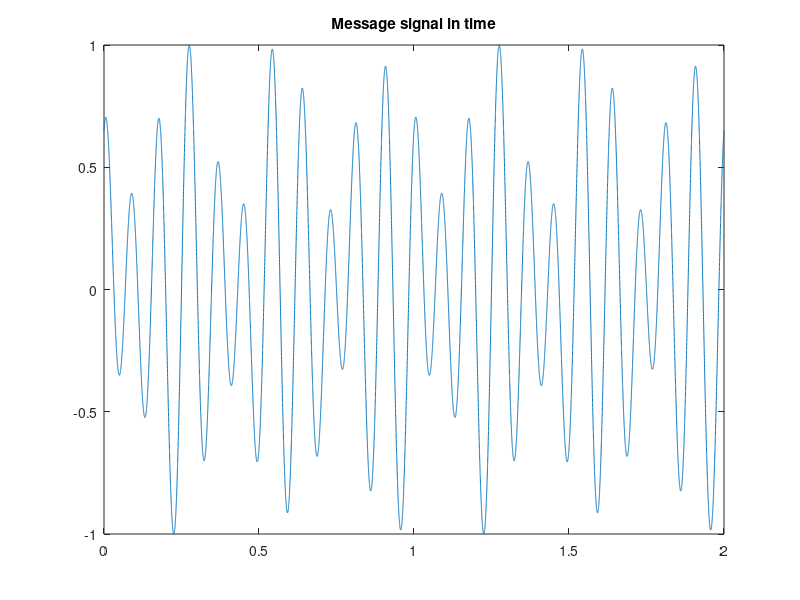
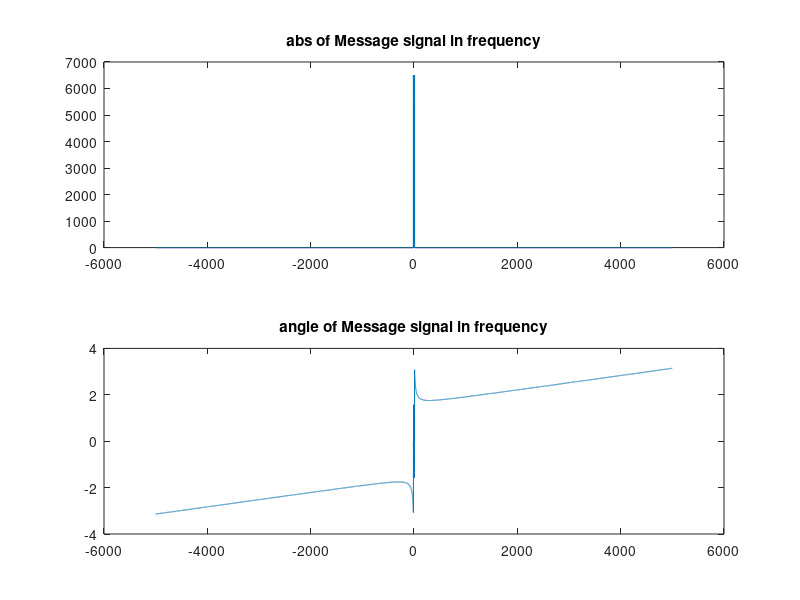

These charts were generated, in order, by the following MATLAB code: (Note: this script raises an error after producing the figures.)
clc;clear;close all
%% Am Q1
load("Signal.mat",'x_normal');
xt=x_normal;
fs=10000;
t=0:1/fs:2;
figure;
plot(t,xt);
title('Message signal in time');

%% Q2
L=length(xt);
Xf=fftshift(fft(xt));
f=-fs/2:fs/L:fs/2-1/L;
figure;
subplot(2,1,1);
plot(f,abs(Xf));
title('abs of Message signal in frequency');
subplot(2,1,2);
plot(f,angle(Xf));
title('angle of Message signal in frequency');

%% Q3
Ac=1;
fc=200;
mu=input('enter the modulation index: ');
    if mu>1
      disp('error')
    else
      xct=Ac.*cos(2*pi*fc*t).*(1+mu.*xt);
      figure; 
      plot(t,xct); 
      title('Transmitted signal in time');

      Lc=length(xct);
      Xcf=fftshift(fft(xct,Lc))/Lc;
      figure;
      subplot(2,1,1);
      plot(f,abs(Xcf));
      title('abs of Transmitted signal in frequency');

      subplot(2,1,2);
      plot(f,angle(Xcf));
      title('angle of Transmitted signal in frequency');

    end
    
%% Q4

%xfn=hilbert(Xcf);
%xtn=ifft(ifftshift(xfn));
xtn=demodelating(Xcf,fs,Ac,mu);
figure
plot(t,real(xtn));
title('demodulate signal');
% hold on
% plot(t,xt,'-.');

err1=immse(xtn,xt);

%% demodelator function
function [xm]= demodelating(Xcf, fs,Ac,mu)
L=length(Xcf);
f=-fs/2:fs/L:fs/2-fs/L;
xct=ifft(ifftshift(Xcf))*L;
Xcff = Xcf;
Xcff(f>0)=-1i.*Xcf(f>0);
Xcff(f<0)=1i.*Xcf(f<0);
xctt=ifft(ifftshift(Xcff))*L;
xm2=sqrt((xctt.^2)+(xct.^2));
xm=((xm2/Ac)-1)/mu;
end



